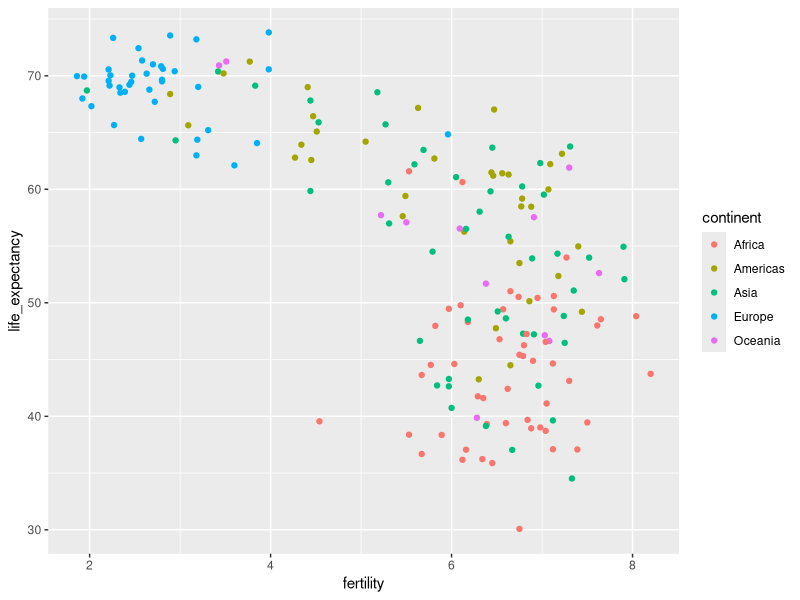
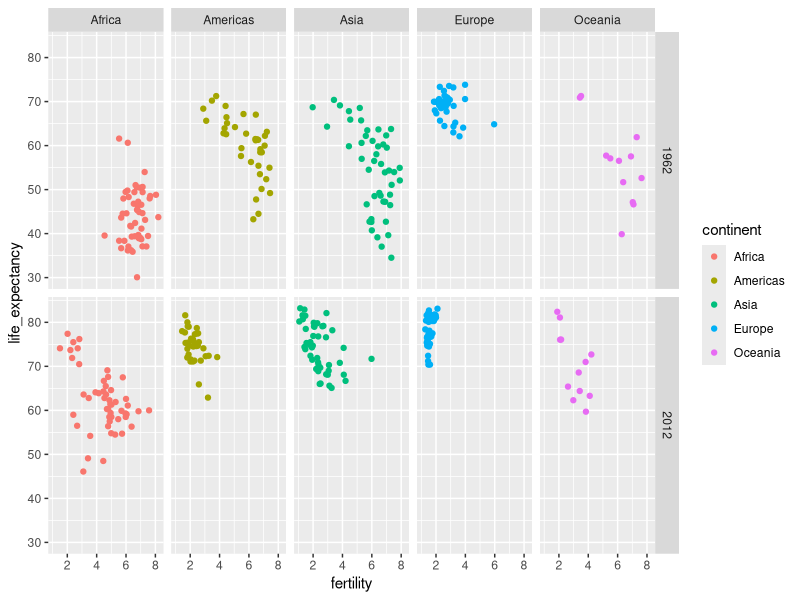
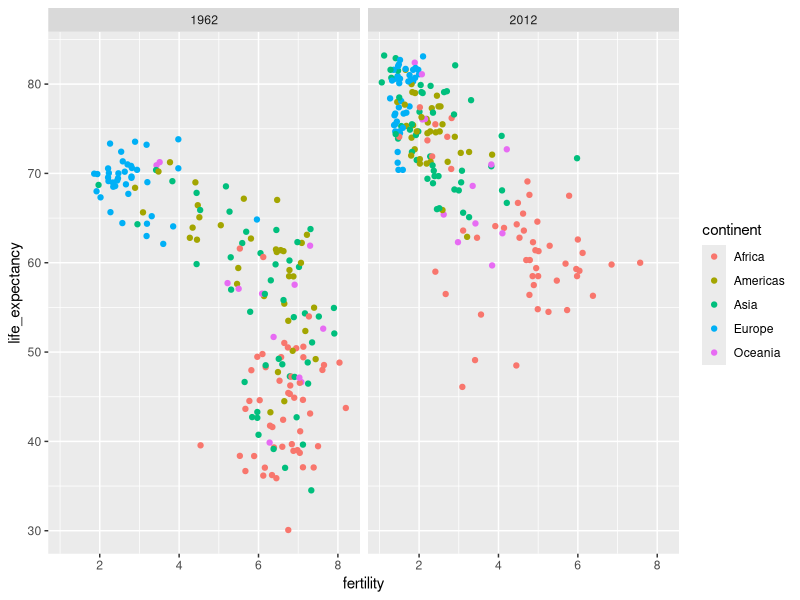
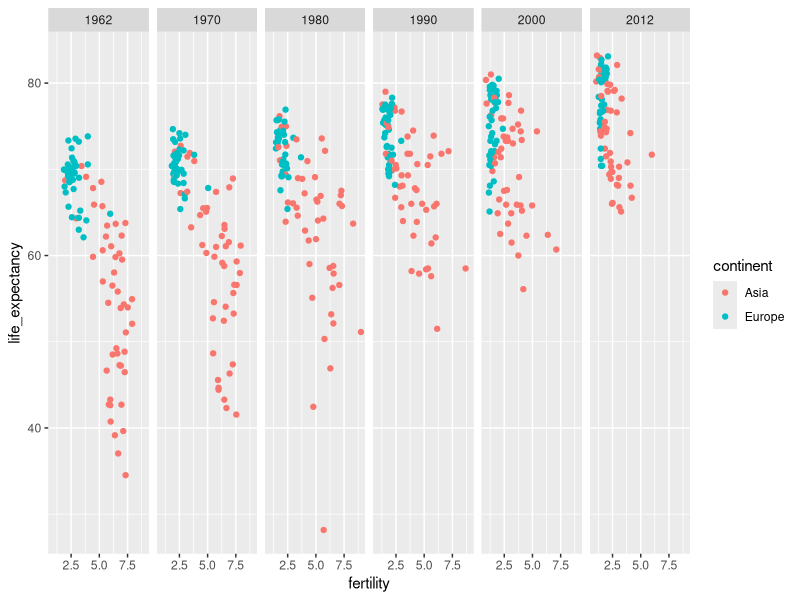
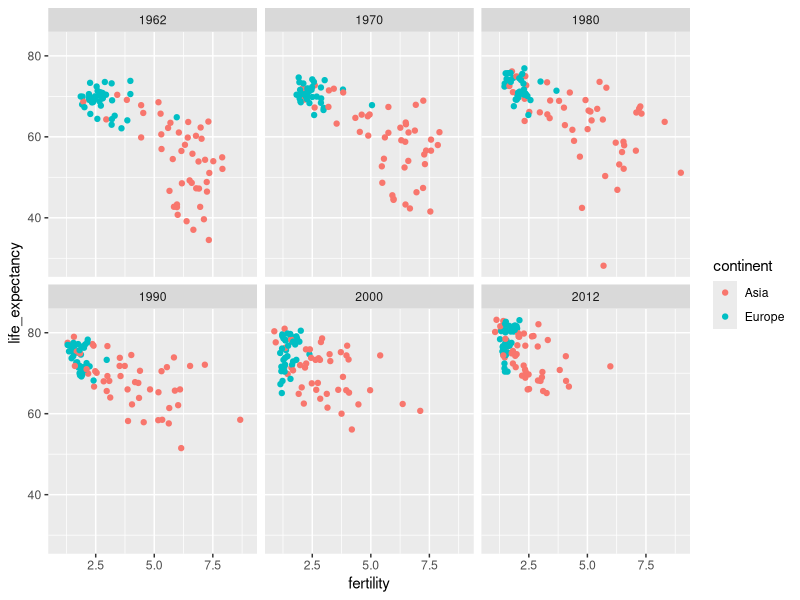

Write the R code that produced these figures, in order.
library(dslabs)
library(tidyverse)
data("gapminder")


# of Western Europe and North America, which
# is characterized by long lifespans and small families versus the developing
# world, Africa, Asia, and Latin America, characterized
# by short lifespans and large families.
# is it true?
gapminder %>% filter( year == "1962" ) %>% ggplot( aes( fertility, life_expectancy, color = continent ) ) +
  geom_point()
  
# Note that most points do, in fact, fall into two distinct categories, one
# with life expectancies around 70 years and three or less children per family
# and the other with life expectancies lower than 65 years
# and with more than five children per family.
# The West versus developing worldview was grounded in some reality, 
# but is this still the case 50 years later?

# But for comparison, side by side plots are preferable.
# In ggplot, we can achieve this by faceting variables.
# We stratify the data by some variable and make the same plot for each strata.
# Here we are faceting by the year.
# year ->rows and continent ->columns.
gapminder %>% filter( year %in% c("1962","2012") ) %>% ggplot( aes( fertility, life_expectancy, color = continent ) ) +
  geom_point() + facet_grid( year ~ continent )

# which is simply to compare in 1962 and 2012.
# In this case, there's just one variable(columns)
gapminder %>% filter( year %in% c("1962", "2012") ) %>% ggplot( aes( fertility, life_expectancy, color = continent ) ) +
  geom_point() + facet_grid( .~year )

# see the changes when we compare Europe to Asia.
# To explore how this transformation happened through the years,
# we can make the plot for several years.
# For example, we can add 1970, 1980, 1990, and 2000 to the plot.
gapminder %>% filter( year %in% c("1962", "1970", "1980", "1990", "2000", "2012") & continent %in% c("Europe","Asia") ) %>% 
    ggplot( aes( fertility, life_expectancy, color = continent ) ) +
        geom_point() + facet_grid( .~year )

# Instead, we might want to have the plots across different rows and columns.
gapminder %>% filter( year %in% c("1962", "1970", "1980", "1990", "2000", "2012") & continent %in% c("Europe","Asia") ) %>% 
  ggplot( aes( fertility, life_expectancy, color = continent ) ) +
  geom_point() + facet_grid() + facet_wrap( .~year )

# When not using facet, this range is determined
# by the data shown in the plot.
# When using facet, the range is determined
# by the data shown in all plots. And therefore, it's kept fixed across the plots.
# This makes comparisons across plots much easier.
# Therefore, by keeping the scales the same,
# we were able to quickly see how many of the countries
# outside of the Western world have improved
# during the last 40 to 50 years.
